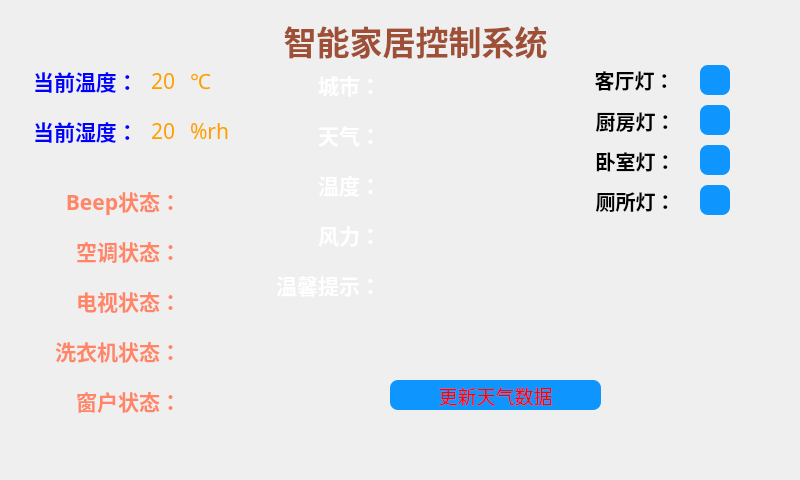
<?xml version="1.0" encoding="UTF-8"?>
<ui version="4.0">
 <class>MainWindow</class>
 <widget class="QMainWindow" name="MainWindow">
  <property name="geometry">
   <rect>
    <x>0</x>
    <y>0</y>
    <width>800</width>
    <height>480</height>
   </rect>
  </property>
  <property name="windowTitle">
   <string>MainWindow</string>
  </property>
  <property name="styleSheet">
   <string notr="true">QWidget#centralWidget
{
	border-image: url(:/new/prefix1/img/bg.png);
}</string>
  </property>
  <widget class="QWidget" name="centralWidget">
   <widget class="QLabel" name="label_title">
    <property name="geometry">
     <rect>
      <x>190</x>
      <y>0</y>
      <width>451</width>
      <height>80</height>
     </rect>
    </property>
    <property name="font">
     <font>
      <family>黑体</family>
      <pointsize>25</pointsize>
      <weight>75</weight>
      <italic>false</italic>
      <bold>true</bold>
     </font>
    </property>
    <property name="contextMenuPolicy">
     <enum>Qt::DefaultContextMenu</enum>
    </property>
    <property name="styleSheet">
     <string notr="true">color: #9E4F35;</string>
    </property>
    <property name="text">
     <string>智能家居控制系统</string>
    </property>
    <property name="alignment">
     <set>Qt::AlignCenter</set>
    </property>
   </widget>
   <widget class="QLabel" name="label_temp">
    <property name="geometry">
     <rect>
      <x>0</x>
      <y>60</y>
      <width>171</width>
      <height>41</height>
     </rect>
    </property>
    <property name="font">
     <font>
      <family>黑体</family>
      <pointsize>16</pointsize>
      <weight>75</weight>
      <bold>true</bold>
     </font>
    </property>
    <property name="styleSheet">
     <string notr="true">color: rgb(0, 0, 255)</string>
    </property>
    <property name="text">
     <string>当前温度：</string>
    </property>
    <property name="alignment">
     <set>Qt::AlignCenter</set>
    </property>
   </widget>
   <widget class="QLabel" name="label_humidity">
    <property name="geometry">
     <rect>
      <x>0</x>
      <y>110</y>
      <width>171</width>
      <height>41</height>
     </rect>
    </property>
    <property name="font">
     <font>
      <family>黑体</family>
      <pointsize>16</pointsize>
      <weight>75</weight>
      <bold>true</bold>
     </font>
    </property>
    <property name="styleSheet">
     <string notr="true">color: rgb(0, 0, 255)</string>
    </property>
    <property name="text">
     <string>当前湿度：</string>
    </property>
    <property name="alignment">
     <set>Qt::AlignCenter</set>
    </property>
   </widget>
   <widget class="QLabel" name="label_temp_num_symbol">
    <property name="geometry">
     <rect>
      <x>190</x>
      <y>60</y>
      <width>46</width>
      <height>41</height>
     </rect>
    </property>
    <property name="font">
     <font>
      <family>黑体</family>
      <pointsize>16</pointsize>
      <weight>50</weight>
      <italic>false</italic>
      <bold>false</bold>
     </font>
    </property>
    <property name="styleSheet">
     <string notr="true">color: rgb(255, 158, 0);</string>
    </property>
    <property name="text">
     <string>℃</string>
    </property>
   </widget>
   <widget class="QLabel" name="label_temp_num">
    <property name="geometry">
     <rect>
      <x>140</x>
      <y>60</y>
      <width>46</width>
      <height>41</height>
     </rect>
    </property>
    <property name="font">
     <font>
      <family>黑体</family>
      <pointsize>16</pointsize>
      <weight>50</weight>
      <italic>false</italic>
      <bold>false</bold>
     </font>
    </property>
    <property name="styleSheet">
     <string notr="true">color: rgb(255, 158, 0);</string>
    </property>
    <property name="text">
     <string>20</string>
    </property>
    <property name="alignment">
     <set>Qt::AlignCenter</set>
    </property>
   </widget>
   <widget class="QLabel" name="label_humidity_num">
    <property name="geometry">
     <rect>
      <x>140</x>
      <y>110</y>
      <width>46</width>
      <height>41</height>
     </rect>
    </property>
    <property name="font">
     <font>
      <family>黑体</family>
      <pointsize>16</pointsize>
      <weight>50</weight>
      <italic>false</italic>
      <bold>false</bold>
     </font>
    </property>
    <property name="styleSheet">
     <string notr="true">color: rgb(255, 158, 0);</string>
    </property>
    <property name="text">
     <string>20</string>
    </property>
    <property name="alignment">
     <set>Qt::AlignCenter</set>
    </property>
   </widget>
   <widget class="QLabel" name="label_humidity_num_symbol">
    <property name="geometry">
     <rect>
      <x>190</x>
      <y>110</y>
      <width>61</width>
      <height>41</height>
     </rect>
    </property>
    <property name="font">
     <font>
      <family>黑体</family>
      <pointsize>16</pointsize>
      <weight>50</weight>
      <italic>false</italic>
      <bold>false</bold>
     </font>
    </property>
    <property name="styleSheet">
     <string notr="true">color: rgb(255, 158, 0);</string>
    </property>
    <property name="text">
     <string>%rh</string>
    </property>
   </widget>
   <widget class="QLabel" name="label_beep">
    <property name="geometry">
     <rect>
      <x>10</x>
      <y>180</y>
      <width>171</width>
      <height>41</height>
     </rect>
    </property>
    <property name="font">
     <font>
      <family>黑体</family>
      <pointsize>16</pointsize>
      <weight>75</weight>
      <bold>true</bold>
     </font>
    </property>
    <property name="styleSheet">
     <string notr="true">color:rgb(255, 133, 102)</string>
    </property>
    <property name="text">
     <string>Beep状态：</string>
    </property>
    <property name="alignment">
     <set>Qt::AlignRight|Qt::AlignTrailing|Qt::AlignVCenter</set>
    </property>
   </widget>
   <widget class="QLabel" name="label_beep_status">
    <property name="geometry">
     <rect>
      <x>180</x>
      <y>180</y>
      <width>50</width>
      <height>40</height>
     </rect>
    </property>
    <property name="text">
     <string/>
    </property>
   </widget>
   <widget class="QLabel" name="label_sitting_led">
    <property name="geometry">
     <rect>
      <x>730</x>
      <y>60</y>
      <width>32</width>
      <height>40</height>
     </rect>
    </property>
    <property name="text">
     <string/>
    </property>
   </widget>
   <widget class="QLabel" name="label_sitting">
    <property name="geometry">
     <rect>
      <x>569</x>
      <y>60</y>
      <width>131</width>
      <height>40</height>
     </rect>
    </property>
    <property name="font">
     <font>
      <family>黑体</family>
      <pointsize>15</pointsize>
      <weight>75</weight>
      <bold>true</bold>
     </font>
    </property>
    <property name="styleSheet">
     <string notr="true"/>
    </property>
    <property name="text">
     <string>客厅灯：</string>
    </property>
    <property name="alignment">
     <set>Qt::AlignCenter</set>
    </property>
   </widget>
   <widget class="QLabel" name="label_kitchen">
    <property name="geometry">
     <rect>
      <x>570</x>
      <y>100</y>
      <width>131</width>
      <height>41</height>
     </rect>
    </property>
    <property name="font">
     <font>
      <family>黑体</family>
      <pointsize>15</pointsize>
      <weight>75</weight>
      <bold>true</bold>
     </font>
    </property>
    <property name="styleSheet">
     <string notr="true"/>
    </property>
    <property name="text">
     <string>厨房灯：</string>
    </property>
    <property name="alignment">
     <set>Qt::AlignCenter</set>
    </property>
   </widget>
   <widget class="QLabel" name="label_bedroom">
    <property name="geometry">
     <rect>
      <x>570</x>
      <y>140</y>
      <width>131</width>
      <height>41</height>
     </rect>
    </property>
    <property name="font">
     <font>
      <family>黑体</family>
      <pointsize>15</pointsize>
      <weight>75</weight>
      <bold>true</bold>
     </font>
    </property>
    <property name="styleSheet">
     <string notr="true"/>
    </property>
    <property name="text">
     <string>卧室灯：</string>
    </property>
    <property name="alignment">
     <set>Qt::AlignCenter</set>
    </property>
   </widget>
   <widget class="QLabel" name="label_toilet">
    <property name="geometry">
     <rect>
      <x>570</x>
      <y>180</y>
      <width>131</width>
      <height>41</height>
     </rect>
    </property>
    <property name="font">
     <font>
      <family>黑体</family>
      <pointsize>15</pointsize>
      <weight>75</weight>
      <bold>true</bold>
     </font>
    </property>
    <property name="styleSheet">
     <string notr="true"/>
    </property>
    <property name="text">
     <string>厕所灯：</string>
    </property>
    <property name="alignment">
     <set>Qt::AlignCenter</set>
    </property>
   </widget>
   <widget class="QLabel" name="label_bedroom_led">
    <property name="geometry">
     <rect>
      <x>730</x>
      <y>140</y>
      <width>32</width>
      <height>40</height>
     </rect>
    </property>
    <property name="text">
     <string/>
    </property>
   </widget>
   <widget class="QLabel" name="label_kitchen_led">
    <property name="geometry">
     <rect>
      <x>730</x>
      <y>100</y>
      <width>32</width>
      <height>40</height>
     </rect>
    </property>
    <property name="text">
     <string/>
    </property>
   </widget>
   <widget class="QLabel" name="label_toilet_led">
    <property name="geometry">
     <rect>
      <x>730</x>
      <y>180</y>
      <width>32</width>
      <height>40</height>
     </rect>
    </property>
    <property name="text">
     <string/>
    </property>
   </widget>
   <widget class="QPushButton" name="btn_sitting_status">
    <property name="geometry">
     <rect>
      <x>700</x>
      <y>65</y>
      <width>30</width>
      <height>30</height>
     </rect>
    </property>
    <property name="font">
     <font>
      <family>黑体</family>
      <pointsize>16</pointsize>
     </font>
    </property>
    <property name="styleSheet">
     <string notr="true">QPushButton{
    /*字体大小为20点*/
    font-size:16pt;
    /*字体颜色为白色*/    
    color:white;
    /*背景颜色*/  
    background-color:rgb(14 , 150 , 254);
    /*边框圆角半径为8像素*/ 
    border-radius:8px;
	border-image: url(:/new/prefix1/img/ok.png)
}
QPushButton:hover{
	background-color:rgb(44 , 137 , 255);
	border-image: url(:/new/prefix1/img/ok.png);
}
QPushButton:pressed{
    /*背景颜色*/  
    background-color:rgb(14 , 135 , 228);
    /*左内边距为3像素，让按下时字向右移动3像素*/  
    padding-left:3px;
    /*上内边距为3像素，让按下时字向下移动3像素*/  
    padding-top:3px;
	border-image: url(:/new/prefix1/img/ok1.png);
}</string>
    </property>
    <property name="text">
     <string/>
    </property>
    <property name="shortcut">
     <string>Return</string>
    </property>
   </widget>
   <widget class="QPushButton" name="btn_kitchen_status">
    <property name="geometry">
     <rect>
      <x>700</x>
      <y>105</y>
      <width>30</width>
      <height>30</height>
     </rect>
    </property>
    <property name="font">
     <font>
      <family>黑体</family>
      <pointsize>16</pointsize>
     </font>
    </property>
    <property name="styleSheet">
     <string notr="true">QPushButton{
    /*字体大小为20点*/
    font-size:16pt;
    /*字体颜色为白色*/    
    color:white;
    /*背景颜色*/  
    background-color:rgb(14 , 150 , 254);
    /*边框圆角半径为8像素*/ 
    border-radius:8px;
	border-image: url(:/new/prefix1/img/ok.png)
}
QPushButton:hover{
	background-color:rgb(44 , 137 , 255);
	border-image: url(:/new/prefix1/img/ok.png);
}
QPushButton:pressed{
    /*背景颜色*/  
    background-color:rgb(14 , 135 , 228);
    /*左内边距为3像素，让按下时字向右移动3像素*/  
    padding-left:3px;
    /*上内边距为3像素，让按下时字向下移动3像素*/  
    padding-top:3px;
	border-image: url(:/new/prefix1/img/ok1.png);
}</string>
    </property>
    <property name="text">
     <string/>
    </property>
    <property name="shortcut">
     <string>Return</string>
    </property>
   </widget>
   <widget class="QPushButton" name="btn_bedroom_status">
    <property name="geometry">
     <rect>
      <x>700</x>
      <y>145</y>
      <width>30</width>
      <height>30</height>
     </rect>
    </property>
    <property name="font">
     <font>
      <family>黑体</family>
      <pointsize>16</pointsize>
     </font>
    </property>
    <property name="styleSheet">
     <string notr="true">QPushButton{
    /*字体大小为20点*/
    font-size:16pt;
    /*字体颜色为白色*/    
    color:white;
    /*背景颜色*/  
    background-color:rgb(14 , 150 , 254);
    /*边框圆角半径为8像素*/ 
    border-radius:8px;
	border-image: url(:/new/prefix1/img/ok.png)
}
QPushButton:hover{
	background-color:rgb(44 , 137 , 255);
	border-image: url(:/new/prefix1/img/ok.png);
}
QPushButton:pressed{
    /*背景颜色*/  
    background-color:rgb(14 , 135 , 228);
    /*左内边距为3像素，让按下时字向右移动3像素*/  
    padding-left:3px;
    /*上内边距为3像素，让按下时字向下移动3像素*/  
    padding-top:3px;
	border-image: url(:/new/prefix1/img/ok1.png);
}</string>
    </property>
    <property name="text">
     <string/>
    </property>
    <property name="shortcut">
     <string>Return</string>
    </property>
   </widget>
   <widget class="QPushButton" name="btn_toilet_status">
    <property name="geometry">
     <rect>
      <x>700</x>
      <y>185</y>
      <width>30</width>
      <height>30</height>
     </rect>
    </property>
    <property name="font">
     <font>
      <family>黑体</family>
      <pointsize>16</pointsize>
     </font>
    </property>
    <property name="styleSheet">
     <string notr="true">QPushButton{
    /*字体大小为20点*/
    font-size:16pt;
    /*字体颜色为白色*/    
    color:white;
    /*背景颜色*/  
    background-color:rgb(14 , 150 , 254);
    /*边框圆角半径为8像素*/ 
    border-radius:8px;
	border-image: url(:/new/prefix1/img/ok.png)
}
QPushButton:hover{
	background-color:rgb(44 , 137 , 255);
	border-image: url(:/new/prefix1/img/ok.png);
}
QPushButton:pressed{
    /*背景颜色*/  
    background-color:rgb(14 , 135 , 228);
    /*左内边距为3像素，让按下时字向右移动3像素*/  
    padding-left:3px;
    /*上内边距为3像素，让按下时字向下移动3像素*/  
    padding-top:3px;
	border-image: url(:/new/prefix1/img/ok1.png);
}</string>
    </property>
    <property name="text">
     <string/>
    </property>
    <property name="shortcut">
     <string>Return</string>
    </property>
   </widget>
   <widget class="QLabel" name="label_air">
    <property name="geometry">
     <rect>
      <x>10</x>
      <y>230</y>
      <width>171</width>
      <height>41</height>
     </rect>
    </property>
    <property name="font">
     <font>
      <family>黑体</family>
      <pointsize>16</pointsize>
      <weight>75</weight>
      <bold>true</bold>
     </font>
    </property>
    <property name="styleSheet">
     <string notr="true">color:rgb(255, 133, 102)</string>
    </property>
    <property name="text">
     <string>空调状态：</string>
    </property>
    <property name="alignment">
     <set>Qt::AlignRight|Qt::AlignTrailing|Qt::AlignVCenter</set>
    </property>
   </widget>
   <widget class="QLabel" name="label_tv">
    <property name="geometry">
     <rect>
      <x>10</x>
      <y>280</y>
      <width>171</width>
      <height>41</height>
     </rect>
    </property>
    <property name="font">
     <font>
      <family>黑体</family>
      <pointsize>16</pointsize>
      <weight>75</weight>
      <bold>true</bold>
     </font>
    </property>
    <property name="styleSheet">
     <string notr="true">color:rgb(255, 133, 102)</string>
    </property>
    <property name="text">
     <string>电视状态：</string>
    </property>
    <property name="alignment">
     <set>Qt::AlignRight|Qt::AlignTrailing|Qt::AlignVCenter</set>
    </property>
   </widget>
   <widget class="QLabel" name="label_wash">
    <property name="geometry">
     <rect>
      <x>10</x>
      <y>330</y>
      <width>171</width>
      <height>41</height>
     </rect>
    </property>
    <property name="font">
     <font>
      <family>黑体</family>
      <pointsize>16</pointsize>
      <weight>75</weight>
      <bold>true</bold>
     </font>
    </property>
    <property name="styleSheet">
     <string notr="true">color:rgb(255, 133, 102)</string>
    </property>
    <property name="text">
     <string>洗衣机状态：</string>
    </property>
    <property name="alignment">
     <set>Qt::AlignRight|Qt::AlignTrailing|Qt::AlignVCenter</set>
    </property>
   </widget>
   <widget class="QLabel" name="label_air_status">
    <property name="geometry">
     <rect>
      <x>180</x>
      <y>230</y>
      <width>40</width>
      <height>40</height>
     </rect>
    </property>
    <property name="text">
     <string/>
    </property>
   </widget>
   <widget class="QLabel" name="label_tv_status">
    <property name="geometry">
     <rect>
      <x>180</x>
      <y>280</y>
      <width>40</width>
      <height>40</height>
     </rect>
    </property>
    <property name="text">
     <string/>
    </property>
   </widget>
   <widget class="QLabel" name="label_wash_status">
    <property name="geometry">
     <rect>
      <x>180</x>
      <y>330</y>
      <width>40</width>
      <height>40</height>
     </rect>
    </property>
    <property name="text">
     <string/>
    </property>
   </widget>
   <widget class="QLineEdit" name="lineEdit_weather">
    <property name="geometry">
     <rect>
      <x>390</x>
      <y>120</y>
      <width>151</width>
      <height>30</height>
     </rect>
    </property>
    <property name="font">
     <font>
      <family>黑体</family>
      <pointsize>12</pointsize>
      <weight>75</weight>
      <bold>true</bold>
     </font>
    </property>
    <property name="contextMenuPolicy">
     <enum>Qt::DefaultContextMenu</enum>
    </property>
    <property name="styleSheet">
     <string notr="true">border-radius: 10px;
color:#000000;
background-color: rgba(255, 255, 255, 0%);
</string>
    </property>
    <property name="text">
     <string/>
    </property>
    <property name="placeholderText">
     <string/>
    </property>
    <property name="clearButtonEnabled">
     <bool>false</bool>
    </property>
   </widget>
   <widget class="QLineEdit" name="lineEdit_temperature">
    <property name="geometry">
     <rect>
      <x>390</x>
      <y>170</y>
      <width>151</width>
      <height>30</height>
     </rect>
    </property>
    <property name="font">
     <font>
      <family>黑体</family>
      <pointsize>12</pointsize>
      <weight>75</weight>
      <bold>true</bold>
     </font>
    </property>
    <property name="contextMenuPolicy">
     <enum>Qt::DefaultContextMenu</enum>
    </property>
    <property name="styleSheet">
     <string notr="true">border-radius: 10px;
color:#000000;
background-color: rgba(255, 255, 255, 0%);
</string>
    </property>
    <property name="text">
     <string/>
    </property>
    <property name="placeholderText">
     <string/>
    </property>
    <property name="clearButtonEnabled">
     <bool>false</bool>
    </property>
   </widget>
   <widget class="QLineEdit" name="lineEdit_wind">
    <property name="geometry">
     <rect>
      <x>390</x>
      <y>220</y>
      <width>151</width>
      <height>30</height>
     </rect>
    </property>
    <property name="font">
     <font>
      <family>黑体</family>
      <pointsize>12</pointsize>
      <weight>75</weight>
      <bold>true</bold>
     </font>
    </property>
    <property name="contextMenuPolicy">
     <enum>Qt::DefaultContextMenu</enum>
    </property>
    <property name="styleSheet">
     <string notr="true">border-radius: 10px;
color:#000000;
background-color: rgba(255, 255, 255, 0%);
</string>
    </property>
    <property name="text">
     <string/>
    </property>
    <property name="placeholderText">
     <string/>
    </property>
    <property name="clearButtonEnabled">
     <bool>false</bool>
    </property>
   </widget>
   <widget class="QLabel" name="label_weather">
    <property name="geometry">
     <rect>
      <x>290</x>
      <y>120</y>
      <width>91</width>
      <height>30</height>
     </rect>
    </property>
    <property name="font">
     <font>
      <pointsize>16</pointsize>
      <weight>75</weight>
      <bold>true</bold>
     </font>
    </property>
    <property name="styleSheet">
     <string notr="true">QLabel{
    /*字体大小为20点*/
    font-size:16pt;
    /*字体颜色为白色*/    
    color:white;
    /*背景颜色*/  
    //background-color:rgb(14 , 150 , 254);
    /*边框圆角半径为8像素*/ 
    border-radius:8px;
	border-image: url(:/new/prefix1/img/ok1.png)
}</string>
    </property>
    <property name="text">
     <string>天气：</string>
    </property>
    <property name="alignment">
     <set>Qt::AlignRight|Qt::AlignTrailing|Qt::AlignVCenter</set>
    </property>
   </widget>
   <widget class="QLabel" name="label_temperature">
    <property name="geometry">
     <rect>
      <x>290</x>
      <y>170</y>
      <width>91</width>
      <height>30</height>
     </rect>
    </property>
    <property name="font">
     <font>
      <pointsize>16</pointsize>
      <weight>75</weight>
      <bold>true</bold>
     </font>
    </property>
    <property name="styleSheet">
     <string notr="true">QLabel{
    /*字体大小为20点*/
    font-size:16pt;
    /*字体颜色为白色*/    
    color:white;
    /*背景颜色*/  
    //background-color:rgb(14 , 150 , 254);
    /*边框圆角半径为8像素*/ 
    border-radius:8px;
	border-image: url(:/new/prefix1/img/ok1.png)
}</string>
    </property>
    <property name="text">
     <string>温度：</string>
    </property>
    <property name="alignment">
     <set>Qt::AlignRight|Qt::AlignTrailing|Qt::AlignVCenter</set>
    </property>
   </widget>
   <widget class="QLabel" name="label_wind">
    <property name="geometry">
     <rect>
      <x>290</x>
      <y>220</y>
      <width>91</width>
      <height>30</height>
     </rect>
    </property>
    <property name="font">
     <font>
      <pointsize>16</pointsize>
      <weight>75</weight>
      <bold>true</bold>
     </font>
    </property>
    <property name="styleSheet">
     <string notr="true">QLabel{
    /*字体大小为20点*/
    font-size:16pt;
    /*字体颜色为白色*/    
    color:white;
    /*背景颜色*/  
    //background-color:rgb(14 , 150 , 254);
    /*边框圆角半径为8像素*/ 
    border-radius:8px;
	border-image: url(:/new/prefix1/img/ok1.png)
}</string>
    </property>
    <property name="text">
     <string>风力：</string>
    </property>
    <property name="alignment">
     <set>Qt::AlignRight|Qt::AlignTrailing|Qt::AlignVCenter</set>
    </property>
   </widget>
   <widget class="QLabel" name="label_prompt">
    <property name="geometry">
     <rect>
      <x>230</x>
      <y>270</y>
      <width>151</width>
      <height>30</height>
     </rect>
    </property>
    <property name="font">
     <font>
      <pointsize>16</pointsize>
      <weight>75</weight>
      <bold>true</bold>
     </font>
    </property>
    <property name="styleSheet">
     <string notr="true">QLabel{
    /*字体大小为20点*/
    font-size:16pt;
    /*字体颜色为白色*/    
    color:white;
    /*背景颜色*/  
    //background-color:rgb(14 , 150 , 254);
    /*边框圆角半径为8像素*/ 
    border-radius:8px;
	border-image: url(:/new/prefix1/img/ok1.png)
}</string>
    </property>
    <property name="text">
     <string>温馨提示：</string>
    </property>
    <property name="alignment">
     <set>Qt::AlignRight|Qt::AlignTrailing|Qt::AlignVCenter</set>
    </property>
   </widget>
   <widget class="QTextEdit" name="textEdit_prompt">
    <property name="geometry">
     <rect>
      <x>390</x>
      <y>270</y>
      <width>341</width>
      <height>91</height>
     </rect>
    </property>
    <property name="font">
     <font>
      <family>黑体</family>
      <pointsize>12</pointsize>
      <weight>75</weight>
      <bold>true</bold>
     </font>
    </property>
    <property name="styleSheet">
     <string notr="true">border-radius: 10px;
color:#000000;
background-color: rgba(255, 255, 255, 0%);
</string>
    </property>
   </widget>
   <widget class="QLabel" name="label_city">
    <property name="geometry">
     <rect>
      <x>290</x>
      <y>70</y>
      <width>91</width>
      <height>30</height>
     </rect>
    </property>
    <property name="font">
     <font>
      <family>黑体</family>
      <pointsize>16</pointsize>
      <weight>75</weight>
      <bold>true</bold>
     </font>
    </property>
    <property name="styleSheet">
     <string notr="true">QLabel{
    /*字体大小为20点*/
    font-size:16pt;
    /*字体颜色为白色*/    
    color:white;
    /*背景颜色*/  
    //background-color:rgb(14 , 150 , 254);
    /*边框圆角半径为8像素*/ 
    border-radius:8px;
	border-image: url(:/new/prefix1/img/ok1.png)
}</string>
    </property>
    <property name="text">
     <string>城市：</string>
    </property>
    <property name="alignment">
     <set>Qt::AlignRight|Qt::AlignTrailing|Qt::AlignVCenter</set>
    </property>
   </widget>
   <widget class="QLineEdit" name="lineEdit_city">
    <property name="geometry">
     <rect>
      <x>390</x>
      <y>70</y>
      <width>151</width>
      <height>30</height>
     </rect>
    </property>
    <property name="font">
     <font>
      <family>黑体</family>
      <pointsize>12</pointsize>
      <weight>75</weight>
      <bold>true</bold>
     </font>
    </property>
    <property name="contextMenuPolicy">
     <enum>Qt::DefaultContextMenu</enum>
    </property>
    <property name="styleSheet">
     <string notr="true">border-radius: 10px;
color:#000000;
background-color: rgba(255, 255, 255, 0%);
</string>
    </property>
    <property name="text">
     <string/>
    </property>
    <property name="placeholderText">
     <string/>
    </property>
    <property name="clearButtonEnabled">
     <bool>false</bool>
    </property>
   </widget>
   <widget class="QPushButton" name="btn_update_weather">
    <property name="geometry">
     <rect>
      <x>390</x>
      <y>380</y>
      <width>211</width>
      <height>30</height>
     </rect>
    </property>
    <property name="font">
     <font>
      <family>黑体</family>
      <pointsize>14</pointsize>
     </font>
    </property>
    <property name="styleSheet">
     <string notr="true">QPushButton{
    /*字体大小为20点*/
    font-size:14pt;
    /*字体颜色为白色*/    
    color:red;
    /*背景颜色*/  
    background-color:rgb(14 , 150 , 254);
    /*边框圆角半径为8像素*/ 
    border-radius:8px;
	border-image: url(:/new/prefix1/img/ok.png)
}
QPushButton:hover{
	background-color:rgb(44 , 137 , 255);
	border-image: url(:/new/prefix1/img/ok.png);
}
QPushButton:pressed{
    /*背景颜色*/  
    background-color:rgb(14 , 135 , 228);
    /*左内边距为3像素，让按下时字向右移动3像素*/  
    padding-left:3px;
    /*上内边距为3像素，让按下时字向下移动3像素*/  
    padding-top:3px;
	border-image: url(:/new/prefix1/img/ok1.png);
}</string>
    </property>
    <property name="text">
     <string>更新天气数据</string>
    </property>
    <property name="shortcut">
     <string>Return</string>
    </property>
   </widget>
   <widget class="QLabel" name="label_window">
    <property name="geometry">
     <rect>
      <x>10</x>
      <y>380</y>
      <width>171</width>
      <height>41</height>
     </rect>
    </property>
    <property name="font">
     <font>
      <family>黑体</family>
      <pointsize>16</pointsize>
      <weight>75</weight>
      <bold>true</bold>
     </font>
    </property>
    <property name="styleSheet">
     <string notr="true">color:rgb(255, 133, 102)</string>
    </property>
    <property name="text">
     <string>窗户状态：</string>
    </property>
    <property name="alignment">
     <set>Qt::AlignRight|Qt::AlignTrailing|Qt::AlignVCenter</set>
    </property>
   </widget>
   <widget class="QLabel" name="label_window_status">
    <property name="geometry">
     <rect>
      <x>180</x>
      <y>380</y>
      <width>40</width>
      <height>40</height>
     </rect>
    </property>
    <property name="text">
     <string/>
    </property>
   </widget>
  </widget>
 </widget>
 <layoutdefault spacing="6" margin="11"/>
 <resources/>
 <connections/>
</ui>
